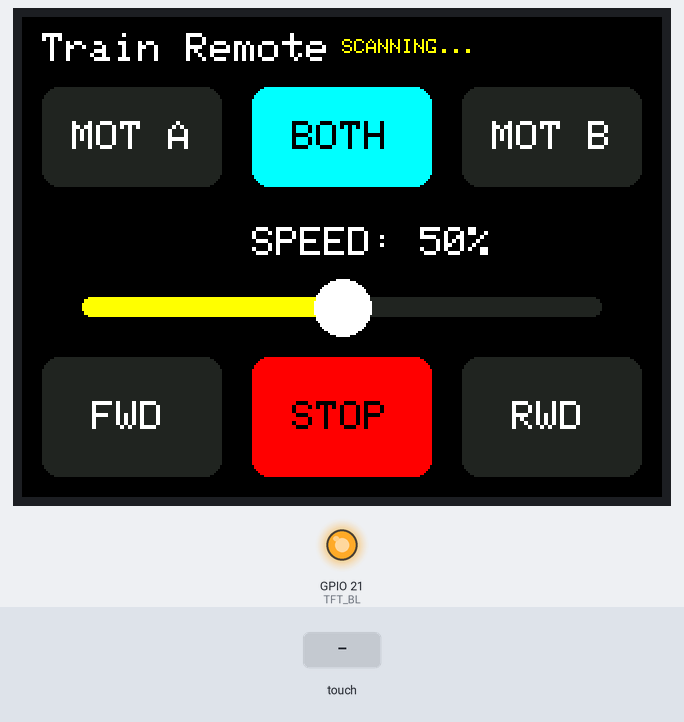
The sketch below on a simulated ESP32. On the bench: 320×240 colour display, output pins drawn as LEDs (lit = HIGH). The test bench sets the inputs (shaded band). Nothing arrives over Bluetooth unless stated.

Above: at 1.4 s.
1.5 s: touch panel pressed at 13 % / 30 % of its raw x / y range
At 2.1 s:
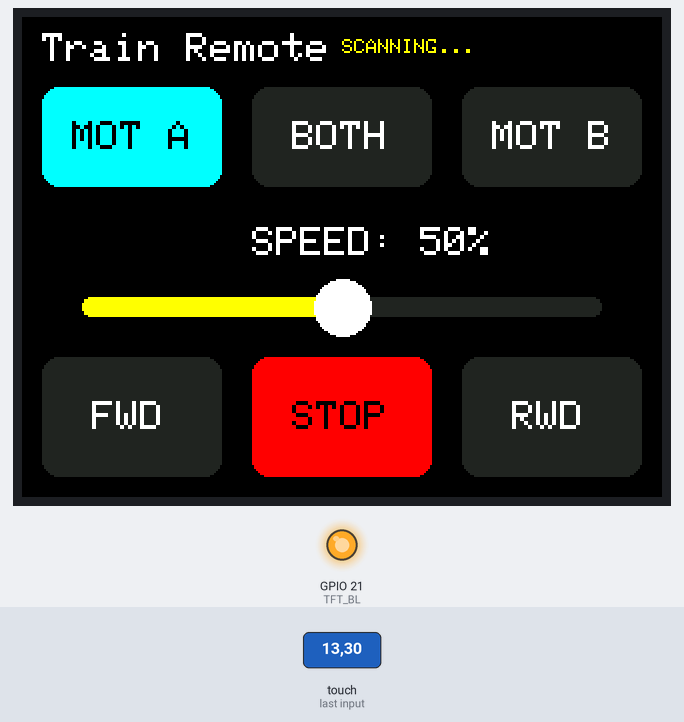
3.0 s: touch panel pressed at 87 % / 30 % of its raw x / y range
At 4.2 s:
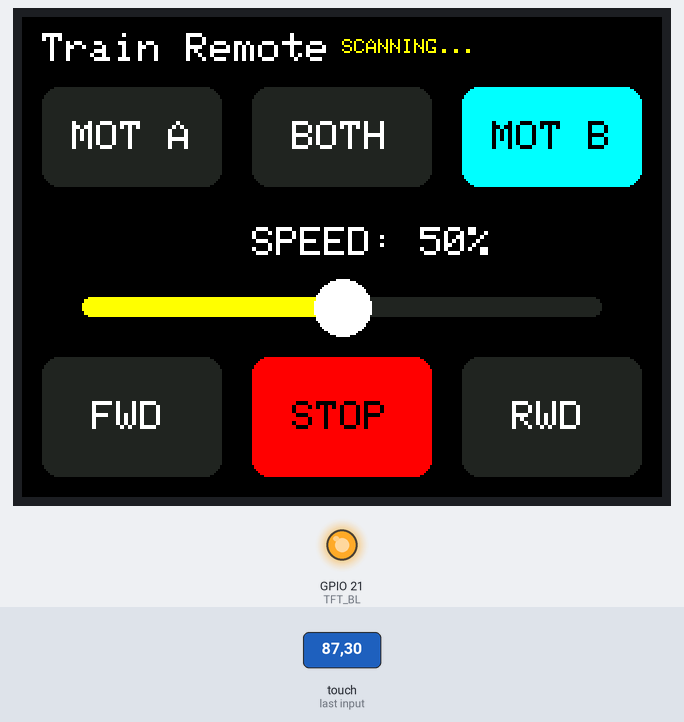
4.5 s: touch panel pressed at 13 % / 70 % of its raw x / y range
At 5.6 s:
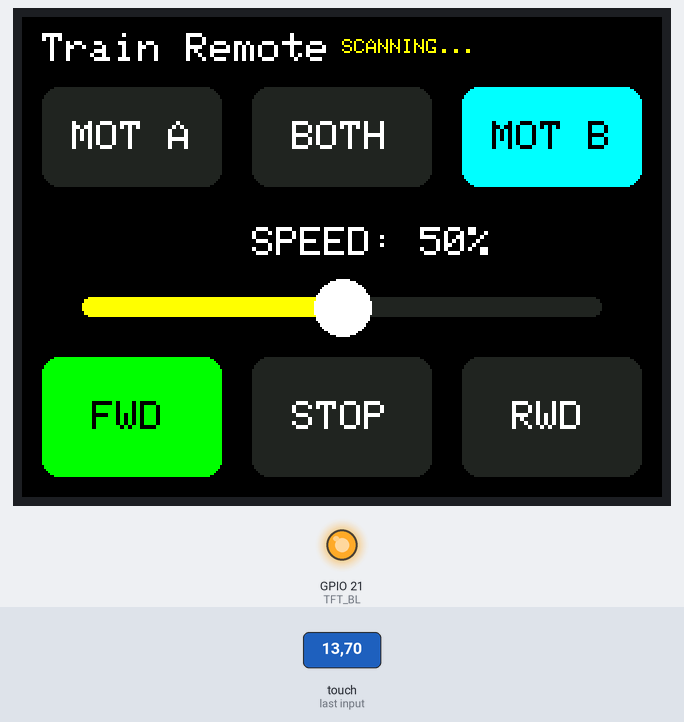
6.0 s: touch panel pressed at 62 % / 30 % of its raw x / y range
At 6.7 s:
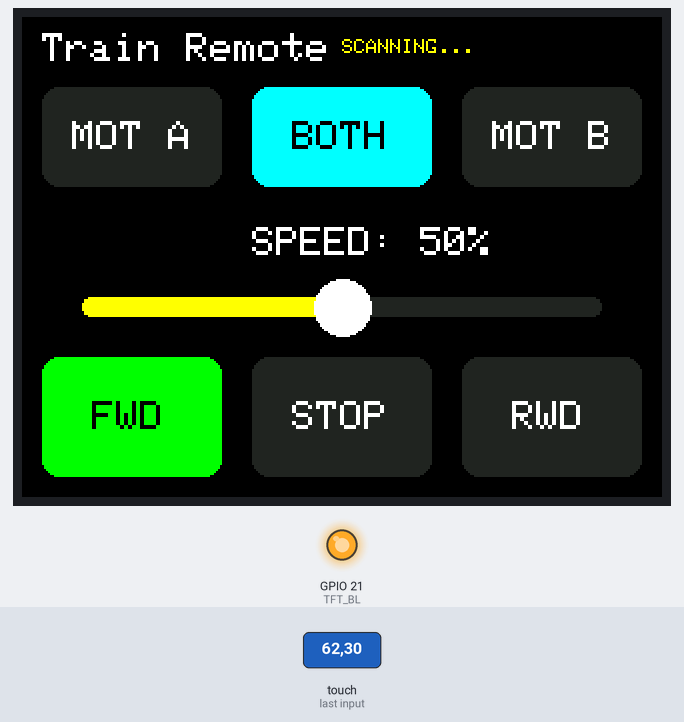
7.5 s: touch panel pressed at 87 % / 70 % of its raw x / y range
At 7.9 s:
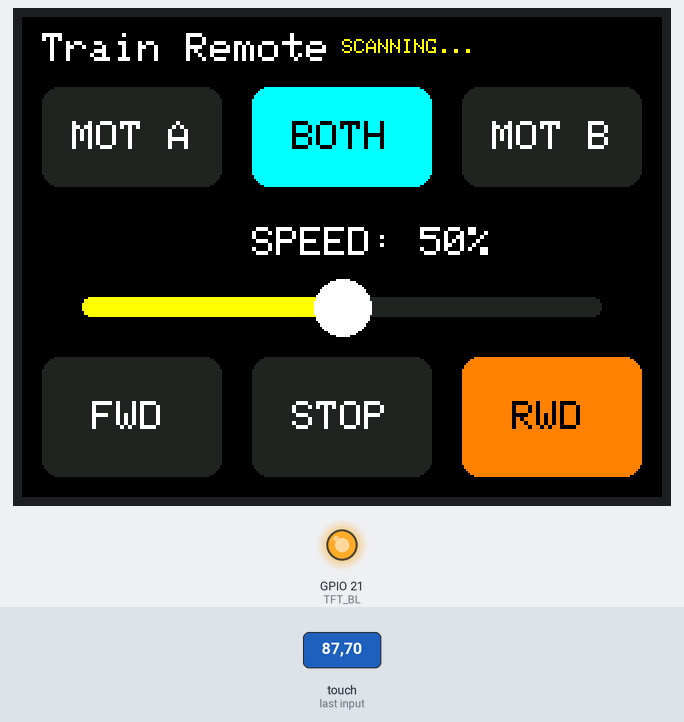
9.0 s: touch panel pressed at 13 % / 30 % of its raw x / y range
At 10.2 s:
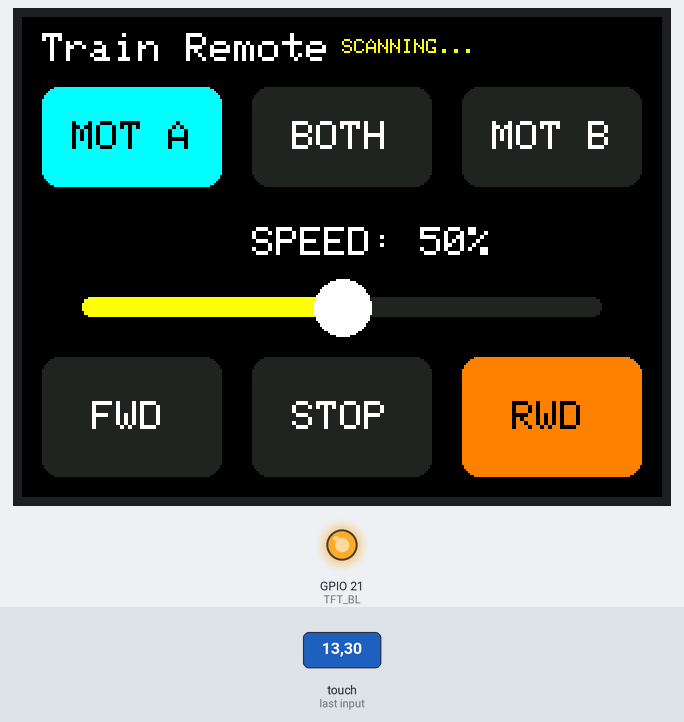
Timing chart, 0 to 11.5 s (numbered marks = the images above; inputs shaded):
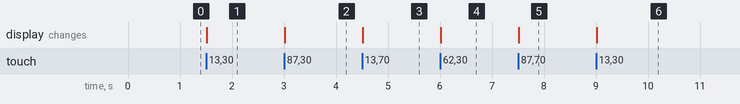

The sketch:

Lego-PoweredUpHub-ESP32-BLE-Remote.ino
```cpp
#include <Arduino.h>
#include <SPI.h>
#include <Adafruit_GFX.h>
#include <Adafruit_ST7789.h>
#include <XPT2046_Touchscreen.h>
#include <BLEDevice.h>

// --- Pins ---
#define TFT_BL   21
#define TFT_DC    2
#define TFT_CS   15
#define TFT_MOSI 13
#define TFT_SCLK 14
#define TFT_MISO 12
#define TFT_RST  -1

#define XPT2046_IRQ  36
#define XPT2046_MOSI 32
#define XPT2046_MISO 39
#define XPT2046_CLK  25
#define XPT2046_CS   33

// --- Colors ---
#define COLOR_BG      ST77XX_BLACK
#define COLOR_INACTIVE 0x2124
#define COLOR_ACTIVE_M ST77XX_CYAN
#define COLOR_FWD     ST77XX_GREEN
#define COLOR_STOP    ST77XX_RED
#define COLOR_RWD     ST77XX_ORANGE

// --- Hardware Objects ---
SPIClass tftSPI(VSPI);
Adafruit_ST7789 tft(&tftSPI, TFT_CS, TFT_DC, TFT_RST);
SPIClass touchSPI(HSPI);
XPT2046_Touchscreen ts(XPT2046_CS, XPT2046_IRQ);

// --- LEGO BLE Variables ---
static BLEUUID serviceUUID("00001623-1212-efde-1623-785feabcd123");
static BLEUUID charUUID("00001624-1212-efde-1623-785feabcd123");

BLEScan* pBLEScan;
BLEAdvertisedDevice* myDevice;
BLERemoteCharacteristic* pRemoteCharacteristic;

bool doConnect = false;
bool connected = false;
unsigned long lastTouchTime = 0;
unsigned long lastSliderSend = 0;

// Battery One-Time Fetch
bool batteryFetched = false;
unsigned long lastBatReq = 0;

// --- State Variables ---
int selectedMotor = 2; // 0 = A, 1 = B, 2 = Both
int activeDrive = 0;   // 1 = FWD, 0 = STOP, -1 = RWD
int targetSpeed = 50;  // 0 to 100
int lastBattery = -1;

// --- Callbacks ---
class MyAdvertisedDeviceCallbacks: public BLEAdvertisedDeviceCallbacks {
  void onResult(BLEAdvertisedDevice advertisedDevice) {
    if (advertisedDevice.haveServiceUUID() && advertisedDevice.isAdvertisingService(serviceUUID)) {
      BLEDevice::getScan()->stop();
      myDevice = new BLEAdvertisedDevice(advertisedDevice);
      doConnect = true;
    }
  }
};

void drawBattery(int level) {
  if (level == lastBattery) return;
  lastBattery = level;

  tft.fillRect(250, 5, 60, 20, COLOR_BG);
  tft.drawRect(255, 8, 30, 14, ST77XX_WHITE);
  tft.fillRect(285, 11, 3, 8, ST77XX_WHITE);

  uint16_t batColor = level > 20 ? ST77XX_GREEN : ST77XX_RED;
  int fillWidth = map(level, 0, 100, 0, 26);
  tft.fillRect(257, 10, fillWidth, 10, batColor);

  tft.setTextColor(ST77XX_WHITE);
  tft.setTextSize(1);
  tft.setCursor(292, 11);
  tft.print(level); tft.print("%");
}

static void notifyCallback(BLERemoteCharacteristic* pBLERemoteCharacteristic, uint8_t* pData, size_t length, bool isNotify) {
  // Only process if we haven't successfully fetched a valid reading yet
  if (!batteryFetched && length >= 6 && pData[2] == 0x01 && pData[3] == 0x06 && pData[4] == 0x06) {
    int batLevel = pData[5];
    // Must be >= 5% to be considered a true reading (avoids 0% motor sag readings)
    if (batLevel >= 5) {
      drawBattery(batLevel);
      batteryFetched = true;
    }
  }
}

void drawMotorSelection() {
  tft.setTextSize(2);

  tft.fillRoundRect(10, 35, 90, 50, 8, selectedMotor == 0 ? COLOR_ACTIVE_M : COLOR_INACTIVE);
  tft.setTextColor(selectedMotor == 0 ? ST77XX_BLACK : ST77XX_WHITE);
  tft.setCursor(25, 52); tft.print("MOT A");

  tft.fillRoundRect(115, 35, 90, 50, 8, selectedMotor == 2 ? COLOR_ACTIVE_M : COLOR_INACTIVE);
  tft.setTextColor(selectedMotor == 2 ? ST77XX_BLACK : ST77XX_WHITE);
  tft.setCursor(135, 52); tft.print("BOTH");

  tft.fillRoundRect(220, 35, 90, 50, 8, selectedMotor == 1 ? COLOR_ACTIVE_M : COLOR_INACTIVE);
  tft.setTextColor(selectedMotor == 1 ? ST77XX_BLACK : ST77XX_WHITE);
  tft.setCursor(235, 52); tft.print("MOT B");
}

void drawDriveButtons() {
  tft.setTextSize(2);

  tft.fillRoundRect(10, 170, 90, 60, 8, activeDrive == 1 ? COLOR_FWD : COLOR_INACTIVE);
  tft.setTextColor(activeDrive == 1 ? ST77XX_BLACK : ST77XX_WHITE);
  tft.setCursor(35, 192); tft.print("FWD");

  tft.fillRoundRect(115, 170, 90, 60, 8, activeDrive == 0 ? COLOR_STOP : COLOR_INACTIVE);
  tft.setTextColor(activeDrive == 0 ? ST77XX_BLACK : ST77XX_WHITE);
  tft.setCursor(135, 192); tft.print("STOP");

  tft.fillRoundRect(220, 170, 90, 60, 8, activeDrive == -1 ? COLOR_RWD : COLOR_INACTIVE);
  tft.setTextColor(activeDrive == -1 ? ST77XX_BLACK : ST77XX_WHITE);
  tft.setCursor(245, 192); tft.print("RWD");
}

void drawSlider() {
  tft.fillRect(80, 105, 160, 20, COLOR_BG);
  tft.setTextColor(ST77XX_WHITE);
  tft.setTextSize(2);

  int textOffset = targetSpeed < 100 ? 115 : 110;
  tft.setCursor(textOffset, 105);
  tft.print("SPEED: "); tft.print(targetSpeed); tft.print("%");

  tft.fillRect(10, 130, 300, 30, COLOR_BG);
  tft.fillRoundRect(30, 140, 260, 10, 4, COLOR_INACTIVE);

  int fillW = map(targetSpeed, 0, 100, 0, 260);
  tft.fillRoundRect(30, 140, fillW, 10, 4, ST77XX_YELLOW);

  int knobX = map(targetSpeed, 0, 100, 30, 290);
  tft.fillCircle(knobX, 145, 14, ST77XX_WHITE);
}

void drawUI() {
  tft.fillScreen(COLOR_BG);
  tft.setTextColor(ST77XX_WHITE);
  tft.setTextSize(2);
  tft.setCursor(10, 8);
  tft.print("Train Remote");

  drawMotorSelection();
  drawSlider();
  drawDriveButtons();
}

void updateStatus(const char* status, uint16_t color) {
  tft.fillRect(160, 5, 85, 20, COLOR_BG);
  tft.setTextColor(color);
  tft.setTextSize(1);
  tft.setCursor(160, 11);
  tft.print(status);
}

void requestBatteryUpdate() {
  if (!connected || pRemoteCharacteristic == nullptr) return;
  // Operation 0x05 = Request one-time update
  uint8_t reqBat[5] = {0x05, 0x00, 0x01, 0x06, 0x05};
  pRemoteCharacteristic->writeValue(reqBat, 5, false);
}

bool connectToHub() {
  BLEClient* pClient = BLEDevice::createClient();
  if (!pClient->connect(myDevice)) return false;

  BLERemoteService* pRemoteService = pClient->getService(serviceUUID);
  if (pRemoteService == nullptr) return false;

  pRemoteCharacteristic = pRemoteService->getCharacteristic(charUUID);
  if (pRemoteCharacteristic == nullptr) return false;

  if(pRemoteCharacteristic->canNotify()) {
    pRemoteCharacteristic->registerForNotify(notifyCallback);

    // Explicitly Disable Auto-Updates (Operation 0x03)
    uint8_t disableAutoBat[5] = {0x05, 0x00, 0x01, 0x06, 0x03};
    pRemoteCharacteristic->writeValue(disableAutoBat, 5, false);
  }

  connected = true;
  updateStatus("CONNECTED", ST77XX_GREEN);
  return true;
}

void sendMotorCommand() {
  if (!connected || pRemoteCharacteristic == nullptr) return;

  int actualSpeed = targetSpeed * activeDrive;

  if (selectedMotor == 0 || selectedMotor == 2) {
    uint8_t payloadA[8] = {0x08, 0x00, 0x81, 0x00, 0x00, 0x51, 0x00, (uint8_t)actualSpeed};
    pRemoteCharacteristic->writeValue(payloadA, sizeof(payloadA), false);
    delay(20);
  }

  if (selectedMotor == 1 || selectedMotor == 2) {
    uint8_t payloadB[8] = {0x08, 0x00, 0x81, 0x01, 0x00, 0x51, 0x00, (uint8_t)actualSpeed};
    pRemoteCharacteristic->writeValue(payloadB, sizeof(payloadB), false);
  }
}

void setup() {
  Serial.begin(115200);

  pinMode(TFT_BL, OUTPUT);
  digitalWrite(TFT_BL, HIGH);

  tftSPI.begin(TFT_SCLK, TFT_MISO, TFT_MOSI, TFT_CS);
  tft.init(240, 320);
  tft.setRotation(3);

  touchSPI.begin(XPT2046_CLK, XPT2046_MISO, XPT2046_MOSI, XPT2046_CS);
  ts.begin(touchSPI);

  drawUI();
  updateStatus("SCANNING...", ST77XX_YELLOW);

  BLEDevice::init("");
  pBLEScan = BLEDevice::getScan();
  pBLEScan->setAdvertisedDeviceCallbacks(new MyAdvertisedDeviceCallbacks());
  pBLEScan->setActiveScan(true);
  pBLEScan->start(0, false);
}

void loop() {
  if (doConnect) {
    connectToHub();
    doConnect = false;
  }

  // Fetch battery continuously until a valid reading >= 5% is secured
  if (connected && !batteryFetched && (millis() - lastBatReq > 1000)) {
    requestBatteryUpdate();
    lastBatReq = millis();
  }

  if (ts.touched()) {
    TS_Point p = ts.getPoint();

    int x = map(p.x, 200, 3900, 0, 320);
    int y = map(p.y, 400, 3600, 0, 240);
    x = constrain(x, 0, 320);
    y = constrain(y, 0, 240);

    // 1. Slider Area (Y: 95 to 160)
    if (y > 95 && y < 160) {
      if (millis() - lastSliderSend > 100) {
        targetSpeed = map(constrain(x, 30, 290), 30, 290, 0, 100);
        targetSpeed = (targetSpeed / 5) * 5;

        // Snap-to-center logic: If pressed near the middle, lock to 50%
        if (targetSpeed >= 45 && targetSpeed <= 55) {
          targetSpeed = 50;
        }

        drawSlider();
        if (activeDrive != 0) sendMotorCommand();

        lastSliderSend = millis();
        lastTouchTime = millis();
      }
    }

    // 2. Button Areas
    else if (millis() - lastTouchTime > 300) {

      // Motor Selection (Y: 35 to 85)
      if (y > 35 && y < 85) {
        if (x > 10 && x < 100)       selectedMotor = 0;
        else if (x > 115 && x < 205) selectedMotor = 2;
        else if (x > 220 && x < 310) selectedMotor = 1;

        drawMotorSelection();
        if (activeDrive != 0) sendMotorCommand();
      }

      // Drive Controls (Y: 170 to 230)
      else if (y > 170 && y < 230) {
        if (x > 10 && x < 100) {
          activeDrive = 1;
        }
        else if (x > 115 && x < 205) {
          activeDrive = 0;
        }
        else if (x > 220 && x < 310) {
          activeDrive = -1;
        }

        drawDriveButtons();
        sendMotorCommand();
      }
      lastTouchTime = millis();
    }
  }
}
```

Measured:
- after the input at 1.5 s, the display: changes at once (image 1)
- after the input at 3.0 s, the display: changes at once (image 2)
- after the input at 4.5 s, the display: changes at once (image 3)
- after the input at 6.0 s, the display: changes at once (image 4)
- after the input at 7.5 s, the display: changes at once (image 5)
- after the input at 9.0 s, the display: changes at once (image 6)
